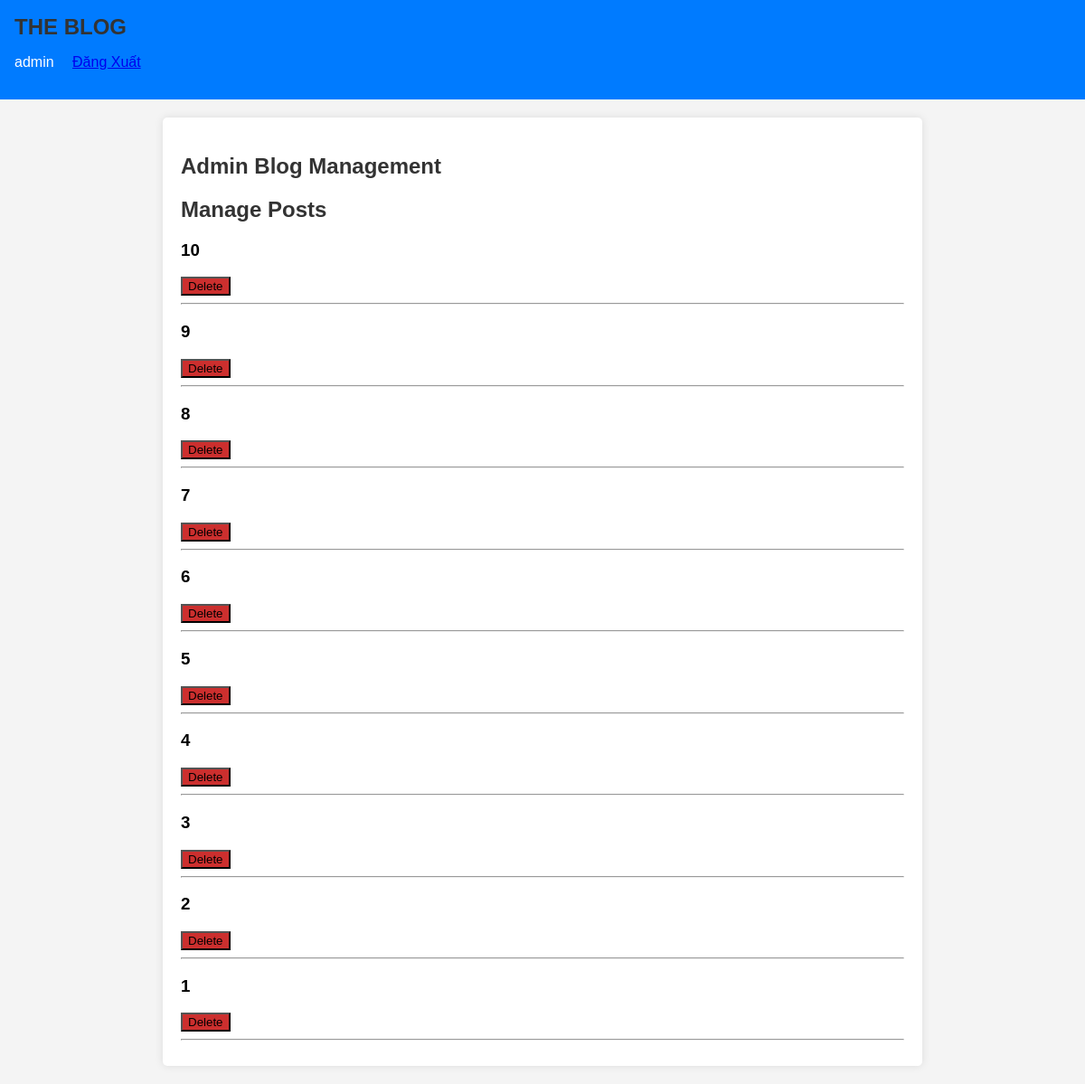
The page /admin/posts (signed in) on the database as committed earlier.
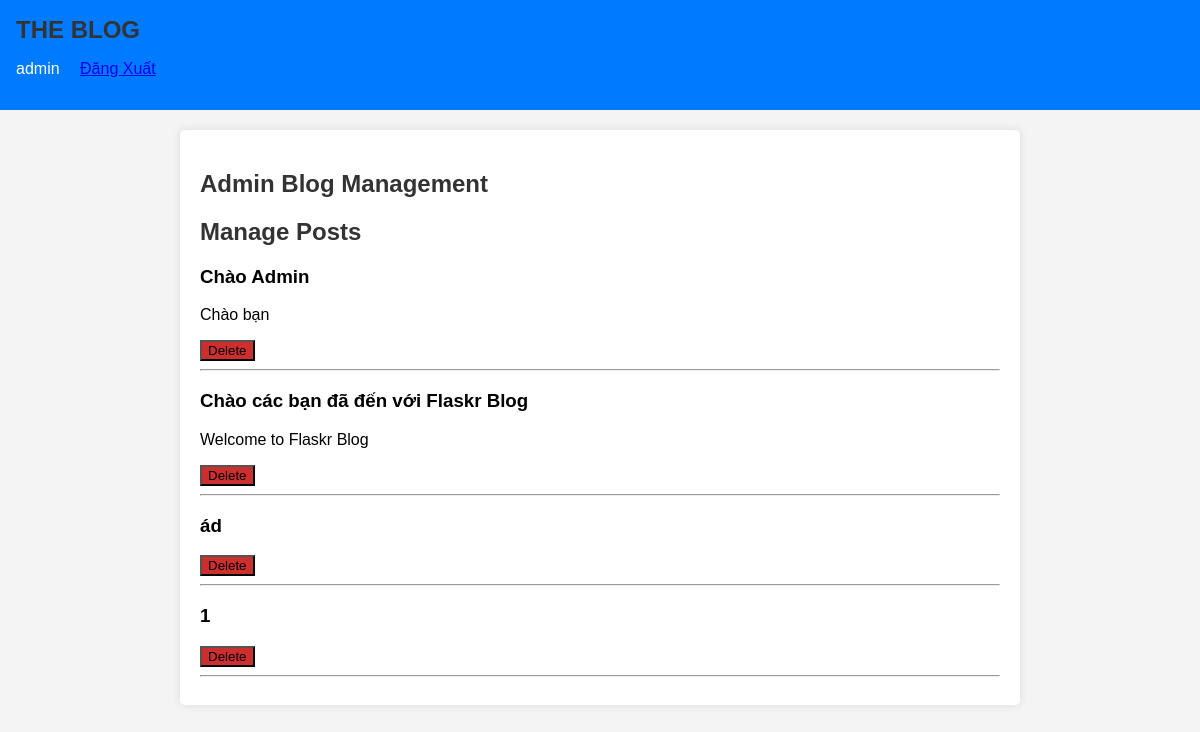
The same page on the database as committed later.
### tables this page shows
CREATE TABLE post (
  id INTEGER PRIMARY KEY AUTOINCREMENT,
  author_id INTEGER NOT NULL,
  created TIMESTAMP NOT NULL DEFAULT CURRENT_TIMESTAMP,
  title TEXT NOT NULL,
  body TEXT NOT NULL,
  FOREIGN KEY (author_id) REFERENCES user (id)
);

### flaskr/blog.py (the view)
@bp.route('/admin/posts')
@login_required
def admin_posts():
    if g.user is None or g.user['is_admin'] == 0:  # Kiểm tra quyền admin
        abort(403)
    posts = get_db().execute(
        'SELECT p.id, title, body, created, author_id, username, is_admin'  # Thêm cột is_admin
        ' FROM post p JOIN user u ON p.author_id = u.id'
        ' ORDER BY created DESC'
    ).fetchall()
    return render_template('admin_posts.html', posts=posts)  # Đảm bảo rằng trang này hiển thị các bài viết

### flaskr/auth.py (called while the page is built)
@bp.before_app_request
def load_logged_in_user():
    user_id = session.get('user_id')
    if user_id is None:
        g.user = None
    else:
        g.user = get_db().execute(
            'SELECT * FROM user WHERE id = ?', (user_id,)
        ).fetchone()  # fetchone() trả về một sqlite3.Row

def login_required(view):
    @functools.wraps(view)
    def wrapped_view(**kwargs):
        if g.user is None:
            return redirect(url_for('auth.login'))
        return view(**kwargs)
    return wrapped_view

### flaskr/db.py (called while the page is built)
def get_db():
    if 'db' not in g:
        g.db = sqlite3.connect(
            current_app.config['DATABASE'],
            detect_types=sqlite3.PARSE_DECLTYPES
        )
        g.db.row_factory = sqlite3.Row
    return g.db

### flaskr/templates/admin_posts.html
{% extends 'base.html' %}
{% block header %}
  <h1>{% block title %}Admin Blog Management{% endblock %}</h1>
{% endblock %}
{% block content %}
  <h2>Manage Posts</h2>
  {% for post in posts %}
    <div>
      <h3>{{ post.title }}</h3>
      <p>{{ post.body }}</p>
      <form action="{{ url_for('blog.delete_post', id=post.id) }}" method="post">
        <input class="danger" type="submit" value="Delete" onclick="return confirm('Are you sure?');">
      </form>
    </div>
    <hr>
  {% endfor %}
{% endblock %}

Rows that differ between the two databases and show on the page:
removed post: title "10"
removed post: title "9"
removed post: title "8"
removed post: title "7"
removed post: title "6"
removed post: title "5"
removed post: title "4"
removed post: title "3"
removed post: title "2"
added post: title "Chào Admin", body "Chào bạn"
added post: title "Chào các bạn đã đến với Flaskr Blog", body "Welcome to Flaskr Blog"
added post: title "ád"
